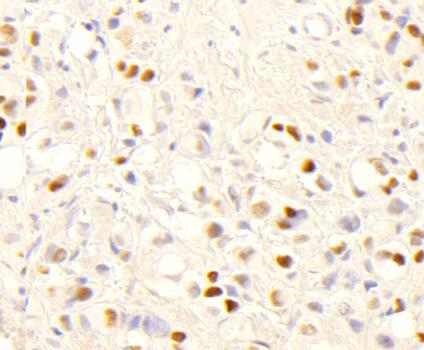
%> input picture gHoG/images/Tissue Slides.HTMA 103.20x.subsets.Core_14_Original.v2.jpg, 424 x 350 px; its folder holds only this picture in this run
$ octave --eval "MaingHoG_NucleiDec;"   (GNU Octave 9; MATLAB toolbox functions it lacks are replaced by stand-ins)
%> lines starting %> are read from the running program, lines starting %| are printed output that depends on the picture; in (x1, y1, x2, y2) boxes, pixels count from 0 and x2, y2 are one past the last pixel; in counts of white or black regions, pixels touching at a corner belong together; the program's own positions count from 1
### gHoG/xp_NucleiSeedsDetection.m
%%----------------------%%
% Input
%    R: image channel (R,G,B, or Gray channel)
%    C_mask3: the foreground with nuclei regions as foreground
%    Para: Parameters setttings
% Output:
%    bs4: the binary image with nuclei centers as foreground
% Written by Hongming Xu
% ECE U of A
% feel free to use it
%%---------------------%%


function [cs]=xp_NucleiSeedsDetection(R,C_mask3,Para)

R_hat=double(255-R);               %% assume the dark blobs
R_hat=imfill(R_hat,'holes');
thetaStep=Para.thetaStep;          % thetaStep
largeSigma=Para.largeSigma;
smallSigma=Para.smallSigma;
sigmaStep=Para.sigmaStep;          % Sigma step
kerSize=Para.kerSize;              % Kernel size
bandwidth=Para.bandwidth;          % Mean-shift bandwidth

[aggregated_response] = xp_Aggregate_gLoG_Filters(R_hat, largeSigma, smallSigma, sigmaStep,thetaStep, kerSize); %% summation with same direction

X=[;];
Y=[];
for i=1:size(aggregated_response,3)
    aggregated_response1=aggregated_response(:,:,i);
    bt=imregionalmax(aggregated_response1);
    bt(~C_mask3)=0;
    [r,c]=find(bt);
    X=[X,[r';c']];
    ind=sub2ind(size(R),r,c);
    Y=[Y,aggregated_response1(ind)'];
end

[~,~,clustMembsCell] = MeanShiftCluster(X,bandwidth);


cs=[];
for i=1:length(clustMembsCell)
    temp=clustMembsCell{i,1};
    pp=mean(X(:,temp),2);
    cs=[cs,round(pp)];
end
cs=cs';
end

### gHoG/xp_Aggregate_gLoG_Filters.m
%%%%%%%%%%%%%%%%%%%%%%%%%%%%%%%%%%%%%%%%%%%%%%%%%%%%%%%%%%%%%%%%%%
% This function is designed by Hongming Xu,
% Deptment of Eletrical and Computer Engineering,
% University of Alberta, Canada.  1th April, 2016
% If you have any problem feel free to contact me.
% Please address questions or comments to: mxu@ualberta.ca

% Terms of use: You are free to copy,
% distribute, display, and use this work, under the following
% conditions. (1) You must give the original authors credit. (2) You may
% not use or redistribute this work for commercial purposes. (3) You may
% not alter, transform, or build upon this work. (4) For any reuse or
% distribution, you must make clear to others the license terms of this
% work. (5) Any of these conditions can be waived if you get permission
% from the authors.
%%%%%%%%%%%%%%%%%%%%%%%%%%%%%%%%%%%%%%%%%%%%%%%%%%%%%%%%%%%%%%%%%%%


function [Ik] = xp_Aggregate_gLoG_Filters(imageGray, largestSigma,smallestSigma,sigmaStep, thetaStep, kernelSize)


Ik=zeros(size(imageGray,1),size(imageGray,2),pi/thetaStep+1);

FC=zeros(round(kernelSize+1),round(kernelSize+1));  %% circular multi-scale gLoG kernel
m=0;
for theta = 0: thetaStep : pi-thetaStep
    F=zeros(round(kernelSize+1),round(kernelSize+1));
    n=0;
    for sigmaX = largestSigma : sigmaStep: smallestSigma;
            for sigmaY = sigmaX : sigmaStep: smallestSigma;
                h = -elipHog([round(kernelSize+1),round(kernelSize+1)], sigmaX, sigmaY, theta);
                h=h*sigmaX*sigmaY;
                if sigmaX==sigmaY
                    FC=FC+h;
                    m=m+1;
                else
                    F=F+h;                          %% elliptical multi-scale gLoG kernels
                    n=n+1;
                end
            end
    end
    k=theta/thetaStep+2;
    Ik(:,:,k)=imfilter(imageGray,F/n,'replicate');
end
FC=FC/m;
Ik(:,:,1)=imfilter(imageGray,FC,'replicate');

end

%% to show three D surface
% surf(F)
% shading interp
% axis off

### gHoG/MeanShiftCluster.m
function [clustCent,data2cluster,cluster2dataCell] = MeanShiftCluster(dataPts,bandWidth,plotFlag);
%perform MeanShift Clustering of data using a flat kernel
%
% ---INPUT---
% dataPts           - input data, (numDim x numPts)
% bandWidth         - is bandwidth parameter (scalar)
% plotFlag          - display output if 2 or 3 D    (logical)
% ---OUTPUT---
% clustCent         - is locations of cluster centers (numDim x numClust)
% data2cluster      - for every data point which cluster it belongs to (numPts)
% cluster2dataCell  - for every cluster which points are in it (numClust)
%


%*** Check input ****
if nargin < 2                      %number of function arguments
    error('no bandwidth specified')
end

if nargin < 3
    plotFlag = true;     % to visualize the iterations
     plotFlag = false;
end

%**** Initialize stuff ***
[numDim,numPts] = size(dataPts);
numClust        = 0;
bandSq          = bandWidth^2;
initPtInds      = 1:numPts;
maxPos          = max(dataPts,[],2);                          %biggest size in each dimension
minPos          = min(dataPts,[],2);                          %smallest size in each dimension
boundBox        = maxPos-minPos;                        %bounding box size
sizeSpace       = norm(boundBox);                       %indicator of size of data space
% stopThresh      = 1e-3*bandWidth;                       %when mean has converged
stopThresh      = 1e-3;
clustCent       = [];                                   %center of clust
beenVisitedFlag = zeros(1,numPts,'uint8');              %track if a points been seen already
numInitPts      = numPts;                               %number of points to posibaly use as initilization points
clusterVotes    = zeros(1,numPts,'uint16');             %used to resolve conflicts on cluster membership


while numInitPts

    tempInd         = ceil( (numInitPts-1e-6)*rand);        %pick a random seed point
    stInd           = initPtInds(tempInd);                  %use this point as start of mean
    myMean          = dataPts(:,stInd);                           % intilize mean to this points location
    myMembers       = [];                                   % points that will get added to this cluster
    thisClusterVotes    = zeros(1,numPts,'uint16');         %used to resolve conflicts on cluster membership

    while 1     %loop untill convergence

        sqDistToAll = sum((repmat(myMean,1,numPts) - dataPts).^2);    %dist squared from mean to all points still active sum each column
        inInds      = find(sqDistToAll < bandSq);               %points within bandWidth
        thisClusterVotes(inInds) = thisClusterVotes(inInds)+1;  %add a vote for all the in points belonging to this cluster


        myOldMean   = myMean;                                   %save the old mean
        myMean      = mean(dataPts(:,inInds),2);                %compute the new mean  the mean value of each row
        myMembers   = [myMembers inInds];                       %add any point within bandWidth to the cluster
        beenVisitedFlag(myMembers) = 1;                         %mark that these points have been visited

        %*** plot stuff ****
        if plotFlag
            figure(12345),clf,hold on
            if numDim == 2
                plot(dataPts(1,:),dataPts(2,:),'.')
                plot(dataPts(1,myMembers),dataPts(2,myMembers),'ys')
                plot(myMean(1),myMean(2),'go')
                plot(myOldMean(1),myOldMean(2),'rd')
                pause
            end
        end

        %**** if mean doesn't move much stop this cluster ***
        if norm(myMean-myOldMean) < stopThresh

            %check for merge posibilities
            mergeWith = 0;
            for cN = 1:numClust
                distToOther = norm(myMean-clustCent(:,cN));     %distance from posible new clust max to old clust max
                if distToOther < bandWidth/2                    %if its within bandwidth/2 merge new and old
                    mergeWith = cN;
                    break;
                end
            end


            if mergeWith > 0    % something to merge
                clustCent(:,mergeWith)       = 0.5*(myMean+clustCent(:,mergeWith));             %record the max as the mean of the two merged (I know biased twoards new ones)
                %clustMembsCell{mergeWith}    = unique([clustMembsCell{mergeWith} myMembers]);   %record which points inside
                clusterVotes(mergeWith,:)    = clusterVotes(mergeWith,:) + thisClusterVotes;    %add these votes to the merged cluster
            else    %its a new cluster
                numClust                    = numClust+1;                   %increment clusters
                clustCent(:,numClust)       = myMean;                       %record the mean
                %clustMembsCell{numClust}    = myMembers;                    %store my members
                clusterVotes(numClust,:)    = thisClusterVotes;
            end

            break;
        end

    end


    initPtInds      = find(beenVisitedFlag == 0);           %we can initialize with any of the points not yet visited
    numInitPts      = length(initPtInds);                   %number of active points in set

end

[val,data2cluster] = max(clusterVotes,[],1);                %a point belongs to the cluster with the most votes

%*** If they want the cluster2data cell find it for them
if nargout > 2 % number of output arguments
    cluster2dataCell = cell(numClust,1);
    for cN = 1:numClust
        myMembers = find(data2cluster == cN);
        cluster2dataCell{cN} = myMembers;
    end
end

### gHoG/MaingHoG_NucleiDec.m
%%%%%%%%%%%%%%%%%%%%%%%%%%%%%%%%%%%%%%%%%%%%%%%%%%%%%%%%%%%%%%%%%%
% This function is designed by Hongming Xu,
% Deptment of Eletrical and Computer Engineering,
% University of Alberta, Canada.  1th April, 2016
% If you have any problem feel free to contact me.
% Please address questions or comments to: mxu@ualberta.ca

% The techique is mainly based on the following paper:
% Xu, Hongming, et al. "Automatic Nuclei Detection based on Generalized Laplacian of Gaussian Filters." (2016).

% Terms of use: You are free to copy,
% distribute, display, and use this work, under the following
% conditions. (1) You must give the original authors credit. (2) You may
% not use or redistribute this work for commercial purposes. (3) You may
% not alter, transform, or build upon this work. (4) For any reuse or
% distribution, you must make clear to others the license terms of this
% work. (5) Any of these conditions can be waived if you get permission
% from the authors.
%%%%%%%%%%%%%%%%%%%%%%%%%%%%%%%%%%%%%%%%%%%%%%%%%%%%%%%%%%%%%%%%%%%


function MaingHoG_NucleiDec
close all;
clear all;

%% %% add the function into MATLAB searching path and enter the test dataset
p = mfilename('fullpath');
t = findstr(p,'/');
p = p(1:t(end));
addpath(p);
cd(p);
delete('seed_coordinates.mat');
cd('images');
list=dir('*.jpg');

%% %% create list to store lists with seed coordinates for each image
seed_coordinates=cell(length(list), 1);

for index=1:length(list)
    filename=list(index).name;
    I=imread(filename);
%> I is the input picture: size 350x424x3 uint8; mean R, G, B 241.5, 232.6, 220.2
    gray=rgb2gray(I);
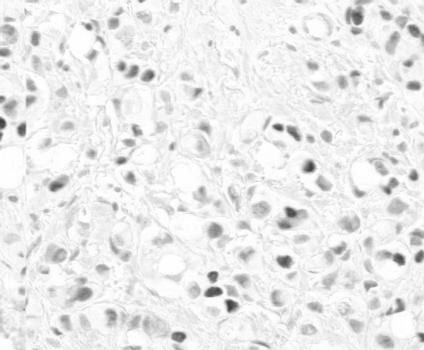
%> gray: size 350x424 uint8; min 59, max 255, mean 233.9


    %% binary mask to fiter false seeds
    thr1=0.85; %% gray values below 0.85 are considered as nuclear pixels
    % if you feel there are many false seeds in background regions, you can
    % reduce this value according to your appliacation
    bwn=~im2bw(gray,thr1);
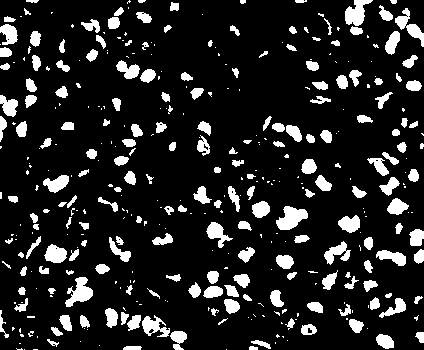
%> bwn: size 350x424 logical; 13.9% white; 394 white regions (200 under 20 px), largest, box (x1, y1, x2, y2) and area: (276, 206, 308, 230) 473, (65, 277, 93, 307) 442, (345, 0, 373, 26) 412


    %% Nuclei seeds detections by gLoG kernels
    Para.thetaStep=pi/9;
    Para.largeSigma=6;
    Para.smallSigma=3;
    Para.sigmaStep=-1;
    Para.kerSize=Para.largeSigma*4;
    Para.bandwidth=4;
    cs=xp_NucleiSeedsDetection(gray,bwn,Para);
%> in xp_NucleiSeedsDetection, `R_hat=double(255-R);`:
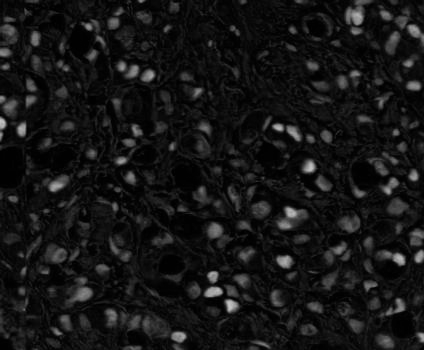
%> R_hat: size 350x424 double; min 0, max 196, mean 21.1
%> after the loop in xp_Aggregate_gLoG_Filters, `for theta = 0: thetaStep : pi-thetaStep`: m = 36
%> the loop in xp_NucleiSeedsDetection, `for i=1:size(aggregated_response,3)` made 10 passes
%> pass 1, in xp_NucleiSeedsDetection, `aggregated_response1=aggregated_response(:,:,i);`:
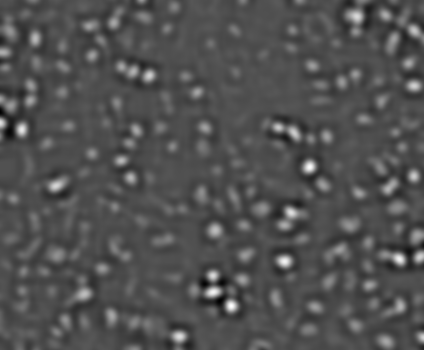
%> aggregated_response1: size 350x424 double; min -762749.6, max 1617653.7, mean -232.3; drawn with min black and max white
%> after the loop in xp_NucleiSeedsDetection, `for i=1:size(aggregated_response,3)`:
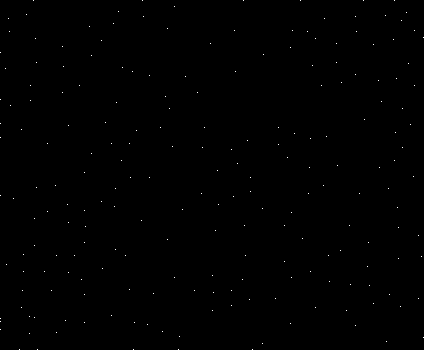
%> bt: size 350x424 logical; 0.14% white in thin lines or dots
%> after the loop in xp_NucleiSeedsDetection, `for i=1:size(aggregated_response,3)`: X = 2147 columns, first 8: [100 123 137 149 196 322 329 53; 1 1 1 1 1 1 1 3]; Y = 2147 values, max 1617653.7 at index 130, min -15184.2 at index 457, mean 262481.2
%> in MeanShiftCluster, `[numDim,numPts] = size(dataPts);`: numDim = 2; numPts = 2147
%> in MeanShiftCluster, `initPtInds      = 1:numPts;`: initPtInds = 2147 values from 1 to 2147
%> in MeanShiftCluster, `maxPos          = max(dataPts,[],2);`: maxPos = [350; 424]
%> in MeanShiftCluster, `minPos          = min(dataPts,[],2);`: minPos = [1; 1]
%> in MeanShiftCluster, `boundBox        = maxPos-minPos;`: boundBox = [349; 423]
%> in MeanShiftCluster, `sizeSpace       = norm(boundBox);`: sizeSpace = 548.4
%> in MeanShiftCluster, `numInitPts      = numPts;`: numInitPts = 2147
%> the loop in MeanShiftCluster, `while numInitPts` made 247 passes
%> (stInd, numInitPts) on passes 1 to 3: (1813, 2137), (1628, 2127), (903, 2117)
%> after the loop in MeanShiftCluster, `while numInitPts`:
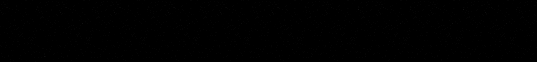
%> clusterVotes: size 246x2147 uint16 (shown at 1/4 size); min 0, max 7, mean 0.00717; drawn with min black and max white
%> after the loop in MeanShiftCluster, `while numInitPts`: beenVisitedFlag = 2147 values from 1 to 1; clustCent = 246 columns, first 8: [29 30.3 219 278.4 199 31 1 40; 167.7 235 35 175.9 14 415 362.8 394.1]; distToOther = 356.9; mergeWith = 0; numClust = 246; thisClusterVotes = 2147 values, max 1 at index 144, min 0 at index 1, mean 0.000466
%> in MeanShiftCluster, `[val,data2cluster] = max(clusterVotes,[],1);`: val = 2147 values, max 7 at index 329, min 1 at index 4, mean 1.76; data2cluster = 2147 values, max 246 at index 144, min 1 at index 103, mean 114.5
%> in MeanShiftCluster, `cluster2dataCell = cell(numClust,1);`: cluster2dataCell = 246 items
%> the loop in MeanShiftCluster, `for cN = 1:numClust` made 246 passes
%> myMembers on passes 1 to 3: [103 333 552 763 967 1179 1391 1602 1813 2029], [132 358 578 789 994 1206 1418 1628 1840 2055], [30 265 481 696 903 1113 1327 1537 1747 1963]
%> the loop in xp_NucleiSeedsDetection, `for i=1:length(clustMembsCell)` made 246 passes
%> (temp, pp) on passes 7 to 9: ([196 415 634 843 1049 1261 1475 1683 1898 2111], [1; 362.8]), ([212 431 650 858 1065 1278 1491 1699 1914 2125], [40; 394.1]), ([163 387 608 817 1023 1234 1448 1657 1869 2083], [239.3; 303])
%> after the loop in xp_NucleiSeedsDetection, `for i=1:length(clustMembsCell)`: cs = 246 columns, first 8: [29 30 219 278 199 31 1 40; 168 235 35 176 14 415 363 394]
%> in xp_NucleiSeedsDetection, `cs=cs';`: cs = 246 rows, first 12: [29 168; 30 235; 219 35; 278 176; 199 14; 31 415; 1 363; 40 394; 239 303; 250 341; 106 11; 39 424]


    %% show the results--remove nuclear seeds on image borders
    dis=3; % if the seeds is close to image borders less than 3 pixels, it removed for consideration.
    ind1=find(cs(:,1)<dis | (size(gray,1)-cs(:,1))<dis);
%> ind1 = [7; 102; 106; 113; 114; 117; 127; 162; 169; 181; 194; 221]
    if ~isempty(ind1)
        cs(ind1,:)=[];
    end
    ind1=find(cs(:,2)<dis | (size(gray,2)-cs(:,2))<dis);
%> ind1 = [11; 40; 50; 103; 130; 172; 177; 179; 203; 221]
    if ~isempty(ind1)
        cs(ind1,:)=[];
    end
    %% add coordinates to list storing coordinates for each images
    seed_coordinates{index} = cs;
    rs5=cs(:,1);cs5=cs(:,2);
%> after `rs5=cs(:,1)`: rs5 = 224 values, max 344 at index 38, min 7 at index 56, mean 179.5
%> after `cs5=cs(:,2)`: cs5 = 224 values, max 421 at index 81, min 3 at index 18, mean 207
    figure,imshow(I);
    hold on,plot(cs5,rs5,'r+','MarkerSize',2,'LineWidth',2);
%> after `plot(cs5,rs5,'r+','MarkerSize',2,'LineWidth',2)`:
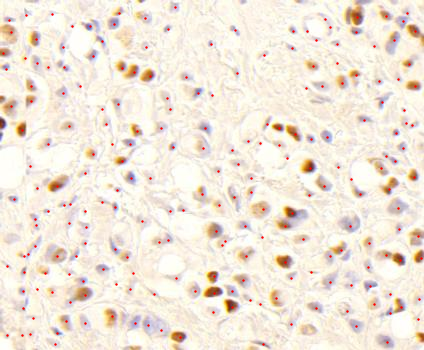
%> figure redrawn from the program's plot data
end
%% %% save seed coordinates in gHoG folder
cd('..');
save('seed_coordinates.mat', 'seed_coordinates');
end

$ run again, on gHoG/images/Tissue Slides.HTMA 103.20x.subsets.Core_39_Original.v2.jpg
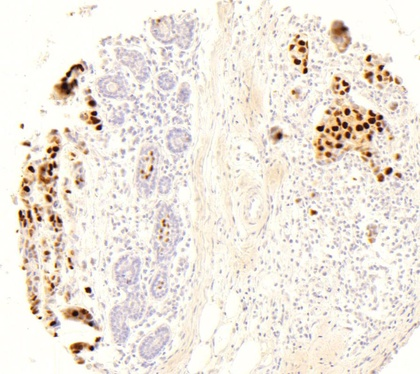
%> input picture gHoG/images/Tissue Slides.HTMA 103.20x.subsets.Core_39_Original.v2.jpg, 420 x 374 px, shrunk from 895 x 797 before the run
%> in MaingHoG_NucleiDec, I is the input picture: size 374x420x3 uint8; mean R, G, B 238.3, 231.1, 222.5
%> bwn: size 374x420 logical; 18.7% white; 1451 white regions (1271 under 20 px), largest, box (x1, y1, x2, y2) and area: (313, 98, 395, 183) 2946, (18, 129, 63, 238) 1954, (152, 203, 183, 265) 712
%> after the loop in xp_Aggregate_gLoG_Filters, `for theta = 0: thetaStep : pi-thetaStep`: m = 36
%> the loop in xp_NucleiSeedsDetection, `for i=1:size(aggregated_response,3)` made 10 passes
%> after the loop in xp_NucleiSeedsDetection, `for i=1:size(aggregated_response,3)`:
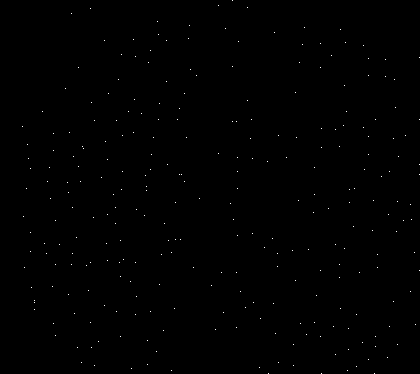
%> bt: size 374x420 logical; 0.18% white in thin lines or dots
%> after the loop in xp_NucleiSeedsDetection, `for i=1:size(aggregated_response,3)`: X = 2835 columns, first 8: [199 232 127 217 267 189 261 144; 13 18 23 23 25 27 27 28]; Y = 2835 values, max 1770215.4 at index 42, min -65977.7 at index 329, mean 166844
%> numDim = 2; numPts = 2835
%> initPtInds = 2835 values from 1 to 2835
%> maxPos = [374; 420]
%> minPos = [1; 13]
%> boundBox = [373; 407]
%> sizeSpace = 552.1
%> in MeanShiftCluster, `numInitPts      = numPts;`: numInitPts = 2835
%> the loop in MeanShiftCluster, `while numInitPts` made 480 passes
%> (stInd, numInitPts) on passes 1 to 3: (2394, 2825), (2150, 2822), (1192, 2812)
%> after the loop in MeanShiftCluster, `while numInitPts`: beenVisitedFlag = 2835 values from 1 to 1; clustCent = 475 columns, first 8: [351.6 166 81.3 111.7 177 327.4 213 156; 157.5 188 396.5 128.6 381.9 334.1 314 328.6]; distToOther = 87.66; mergeWith = 0; numClust = 475; thisClusterVotes = 2835 values, max 1 at index 226, min 0 at index 1, mean 0.000353
%> val = 2835 values, max 8 at index 2033, min 1 at index 1, mean 1.88; data2cluster = 2835 values, max 475 at index 226, min 1 at index 128, mean 195.1
%> cluster2dataCell = 475 items
%> the loop in MeanShiftCluster, `for cN = 1:numClust` made 475 passes
%> myMembers on passes 1 to 3: [128 489 761 1037 1306 1572 1856 2123 2394 2666], [167 1881 2150], [363 643 912 1192 1459 1737 2007 2273 2543 2818]
%> the loop in xp_NucleiSeedsDetection, `for i=1:length(clustMembsCell)` made 475 passes
%> (temp, pp) on passes 7 to 9: ([281 572 848 1130 1395 1675 1946 2220 2484 2754], [213; 314]), ([295 859 1142 1407 1686], [156; 328.6]), ([199 533 801 1079 1348 1620 1901 2175 2440 2712], [328; 237])
%> after the loop in xp_NucleiSeedsDetection, `for i=1:length(clustMembsCell)`: cs = 475 columns, first 8: [352 166 81 112 177 327 213 156; 158 188 397 129 382 334 314 329]
%> in xp_NucleiSeedsDetection, `cs=cs';`: cs = 475 rows, first 12: [352 158; 166 188; 81 397; 112 129; 177 382; 327 334; 213 314; 156 329; 328 237; 207 282; 244 45; 273 360]
%> in MaingHoG_NucleiDec, `ind1=find(cs(:,1)<dis | (size(gray,1)-cs(:,1))<dis);`: ind1 = [67; 94; 117; 126; 138; 185; 192; 272; 276; 351]
%> in MaingHoG_NucleiDec, `ind1=find(cs(:,2)<dis | (size(gray,2)-cs(:,2))<dis);`: ind1 = [167; 170; 183; 208; 369]
%> rs5 = 460 values, max 371 at index 222, min 6 at index 266, mean 204
%> cs5 = 460 values, max 417 at index 321, min 13 at index 384, mean 228.2
%> in MaingHoG_NucleiDec, `plot(cs5,rs5,'r+','MarkerSize',2,'LineWidth',2)`:
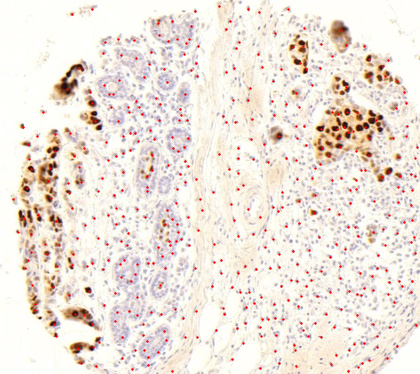
%> figure redrawn from the program's plot data
